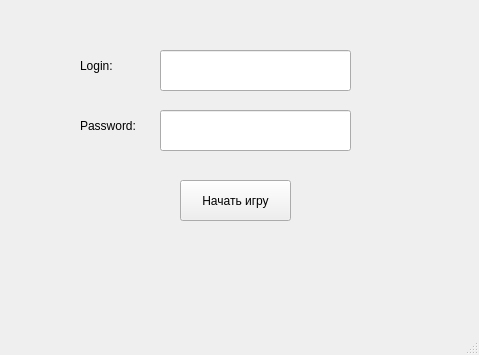
<?xml version="1.0" encoding="UTF-8"?>
<ui version="4.0">
 <class>MainWindow</class>
 <widget class="QMainWindow" name="MainWindow">
  <property name="geometry">
   <rect>
    <x>0</x>
    <y>0</y>
    <width>479</width>
    <height>355</height>
   </rect>
  </property>
  <property name="windowTitle">
   <string>MainWindow</string>
  </property>
  <widget class="QWidget" name="centralwidget">
   <widget class="QLineEdit" name="lineEdit">
    <property name="geometry">
     <rect>
      <x>160</x>
      <y>50</y>
      <width>191</width>
      <height>41</height>
     </rect>
    </property>
   </widget>
   <widget class="QPushButton" name="pushButton">
    <property name="geometry">
     <rect>
      <x>180</x>
      <y>180</y>
      <width>111</width>
      <height>41</height>
     </rect>
    </property>
    <property name="text">
     <string>Начать игру</string>
    </property>
   </widget>
   <widget class="QLineEdit" name="lineEdit_2">
    <property name="geometry">
     <rect>
      <x>160</x>
      <y>110</y>
      <width>191</width>
      <height>41</height>
     </rect>
    </property>
   </widget>
   <widget class="QLabel" name="label">
    <property name="geometry">
     <rect>
      <x>80</x>
      <y>50</y>
      <width>71</width>
      <height>31</height>
     </rect>
    </property>
    <property name="text">
     <string>Login:</string>
    </property>
   </widget>
   <widget class="QLabel" name="label_2">
    <property name="geometry">
     <rect>
      <x>80</x>
      <y>110</y>
      <width>81</width>
      <height>31</height>
     </rect>
    </property>
    <property name="text">
     <string>Password:</string>
    </property>
   </widget>
   <widget class="QLabel" name="label_3">
    <property name="geometry">
     <rect>
      <x>80</x>
      <y>250</y>
      <width>321</width>
      <height>20</height>
     </rect>
    </property>
    <property name="text">
     <string/>
    </property>
   </widget>
  </widget>
  <widget class="QMenuBar" name="menubar">
   <property name="geometry">
    <rect>
     <x>0</x>
     <y>0</y>
     <width>479</width>
     <height>21</height>
    </rect>
   </property>
  </widget>
  <widget class="QStatusBar" name="statusbar"/>
 </widget>
 <resources/>
 <connections/>
</ui>
